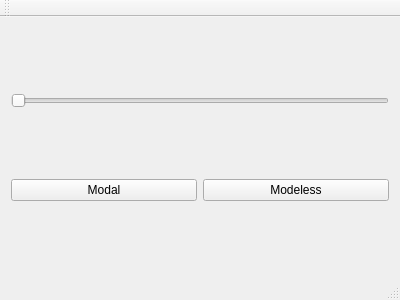
<?xml version="1.0" encoding="UTF-8"?>
<ui version="4.0">
 <class>MainWindow</class>
 <widget class="QMainWindow" name="MainWindow">
  <property name="geometry">
   <rect>
    <x>0</x>
    <y>0</y>
    <width>400</width>
    <height>300</height>
   </rect>
  </property>
  <property name="windowTitle">
   <string>MainWindow</string>
  </property>
  <widget class="QWidget" name="centralWidget">
   <layout class="QVBoxLayout" name="verticalLayout">
    <item>
     <widget class="QSlider" name="horizontalSlider">
      <property name="orientation">
       <enum>Qt::Horizontal</enum>
      </property>
     </widget>
    </item>
    <item>
     <layout class="QHBoxLayout" name="horizontalLayout">
      <item>
       <widget class="QPushButton" name="pushButton">
        <property name="text">
         <string>Modal</string>
        </property>
       </widget>
      </item>
      <item>
       <widget class="QPushButton" name="pushButton_2">
        <property name="text">
         <string>Modeless</string>
        </property>
       </widget>
      </item>
     </layout>
    </item>
   </layout>
  </widget>
  <widget class="QMenuBar" name="menuBar">
   <property name="geometry">
    <rect>
     <x>0</x>
     <y>0</y>
     <width>400</width>
     <height>22</height>
    </rect>
   </property>
  </widget>
  <widget class="QToolBar" name="mainToolBar">
   <attribute name="toolBarArea">
    <enum>TopToolBarArea</enum>
   </attribute>
   <attribute name="toolBarBreak">
    <bool>false</bool>
   </attribute>
  </widget>
  <widget class="QStatusBar" name="statusBar"/>
 </widget>
 <layoutdefault spacing="6" margin="11"/>
 <resources/>
 <connections/>
</ui>
